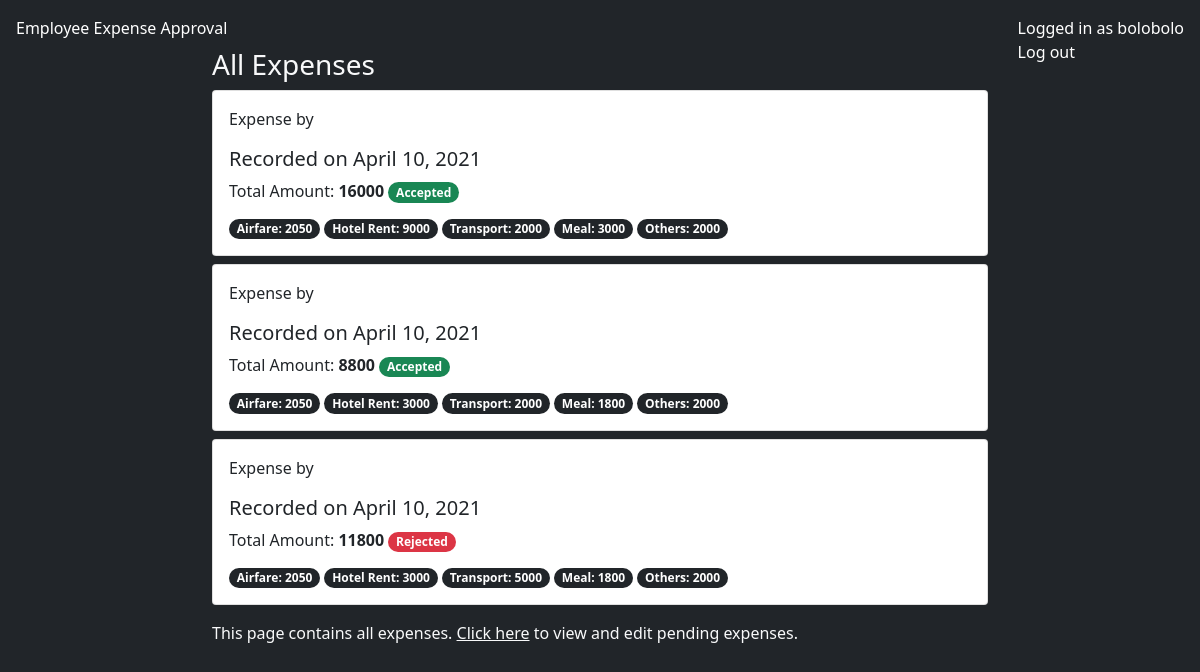
The page /all-expenses/2 (signed in) on the database as committed earlier.
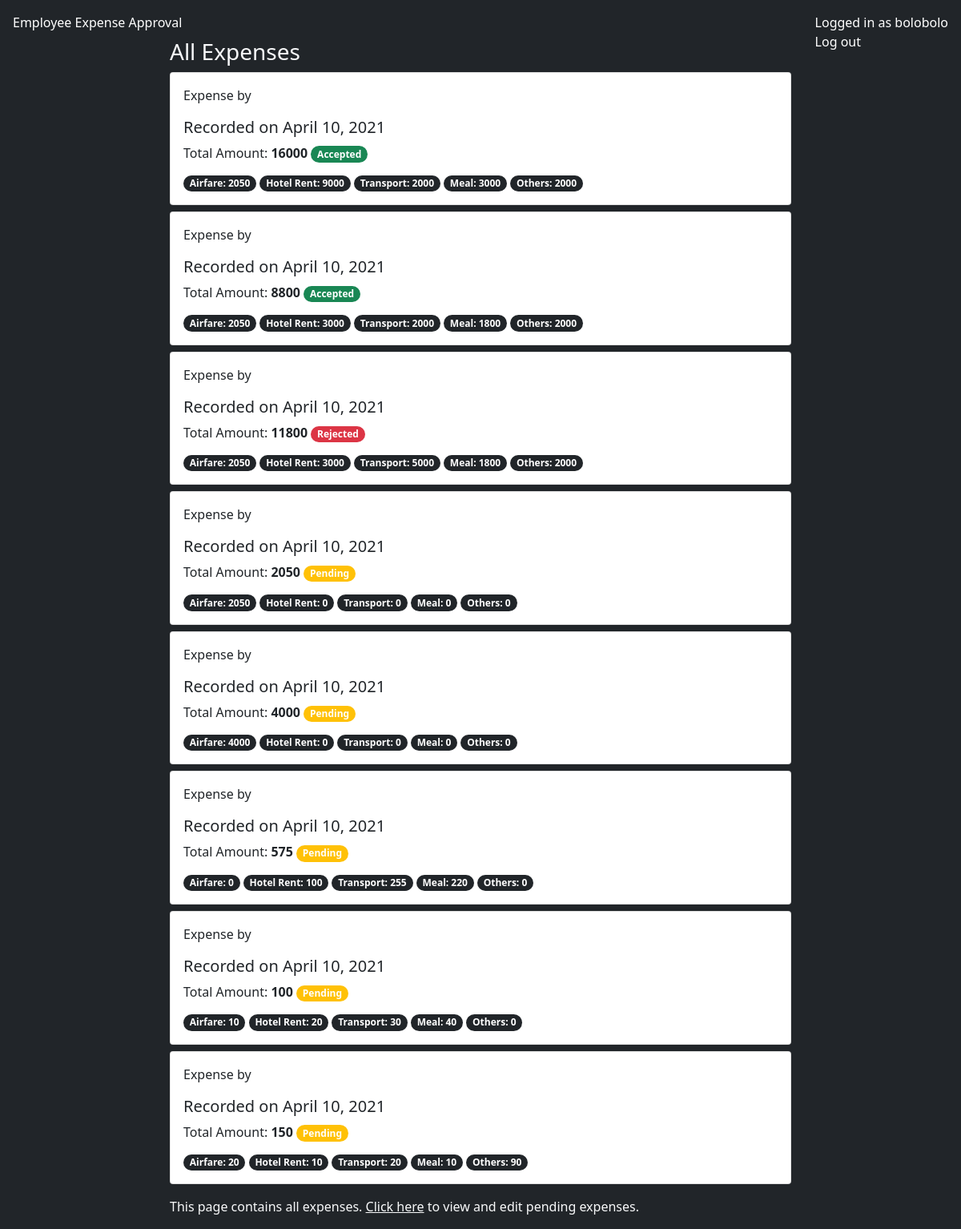
The same page on the database as committed later.
### budget/models.py (models this page shows, shortened)
class Expenses(models.Model):
    employee = models.ForeignKey(User,models.CASCADE)
    date = models.DateTimeField(auto_now=True)
    travel_date = models.DateField(default=now)
    airfare = models.IntegerField(null=True, blank=True)
    hotel_rent = models.IntegerField(null=True, blank=True)
    transport = models.IntegerField(null=True, blank=True)
    meal = models.IntegerField(null=True, blank=True)
    others = models.IntegerField(default=0)
    remarks = models.TextField(null=True, blank=True)
    form_status_head = models.BooleanField(default=None, null=True, blank=True)
    form_status_payment = models.BooleanField(default=None, null=True, blank=True)
    total_amount = models.IntegerField(null=True, blank=True)
    department = models.ForeignKey(Department, on_delete=models.SET_NULL, blank=True, null=True)
    def form_status(self):
        if self.form_status_head is True and self.form_status_payment is True:
            return True
        elif self.form_status_head is False or self.form_status_payment is False:
            return False
        elif self.form_status_head is None or self.form_status_payment is None:
            return None
        else:
            return False

### budget/views.py (the view)
# urls.py: path('all-expenses/<id>', allExpensesView, name='allExpensesView'),
@login_required
def allExpensesView(request, id):
    department = Department.objects.get(id=id)
    profile = Profile.objects.get(user=request.user)
    if profile.head and profile.department == department:
        expenses = Expenses.objects.filter(department=department)
        context = {
            'expenses': expenses,
            'department': department,
        }
        return render(request, 'expense_requests/all.html', context)
    else:
        return HttpResponse("<h1>You need to be this department's head to access this view. <a href='/expense'>Go to expense page</a></h1>")

### templates/expense_requests/all.html
{% extends 'base.html' %}
{% block content %}
    <h3 class="text-light mt-5">All Expenses</h3>
    {% for expense in expenses %}
    <div class="card p-3 mt-2">
        <p>
            Expense by {{expense.employee.email}}
        </p>
        <h5>
            Recorded on {{expense.date|date}}
        </h5>
        <p style="margin: 0;">
            Total Amount:
            <b>{{expense.total_amount }}</b>
            {% if expense.form_status == None %}
            <span class="badge bg-warning" style="border-radius: 20px;">Pending</span>
            {% elif expense.form_status %}
            <span class="badge bg-success" style="border-radius: 20px;">Accepted</span>
            {% elif not expense.form_status %}
            <span class="badge bg-danger" style="border-radius: 20px;">Rejected</span>
            {% endif %}
            <br>
            <span class="badge bg-dark mt-3" style="border-radius: 20px;">Airfare: {{expense.airfare }}</span>
            <span class="badge bg-dark mt-3" style="border-radius: 20px;">Hotel Rent: {{expense.hotel_rent }}</span>
            <span class="badge bg-dark" style="border-radius: 20px;">Transport: {{expense.transport }}</span>
            <span class="badge bg-dark" style="border-radius: 20px;">Meal: {{expense.meal }}</span>
            <span class="badge bg-dark" style="border-radius: 20px;">Others: {{expense.others }}</span>
        </p>
    </div>
    {% endfor %}
    <p class="mt-3 text-light">
        This page contains all expenses.
        <a href="{% url 'expenseApprovalView' department.id %}" class="text-light">Click here</a>
        to view and edit pending expenses.
    </p>
{% endblock %}

Rows that differ between the two databases and show on the page:
added Expenses: date "April 10, 2021", total_amount "2050", shows "Pending", airfare "2050", hotel_rent "0", transport "0", meal "0", others "0"
added Expenses: date "April 10, 2021", total_amount "4000", shows "Pending", airfare "4000", hotel_rent "0", transport "0", meal "0", others "0"
added Expenses: date "April 10, 2021", total_amount "575", shows "Pending", airfare "0", hotel_rent "100", transport "255", meal "220", others "0"
added Expenses: date "April 10, 2021", total_amount "100", shows "Pending", airfare "10", hotel_rent "20", transport "30", meal "40", others "0"
added Expenses: date "April 10, 2021", total_amount "150", shows "Pending", airfare "20", hotel_rent "10", transport "20", meal "10", others "90"
